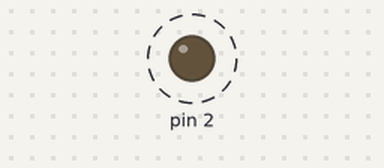
Simulated run of this sketch. Board: Arduino Uno, built with avr-gcc and run on an emulated ATmega328P. Parts: output pins drawn as LEDs (lit = HIGH). Dashed ring = blinking.

Above: at 0.6 s.
Timing chart, 0 to 3.0 s (numbered marks = the images above):
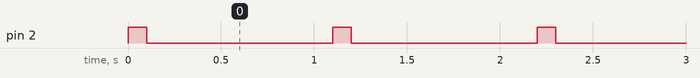

Measured:
- by itself, pin 2: alternates HIGH for 0.10 s and LOW for 1.0 s

The sketch:

LED_Blink.ino
```cpp
void setup() {
  pinMode(2,OUTPUT);
}

void loop() {
  digitalWrite(2,HIGH);
  delay(100);
  digitalWrite(2,LOW);
  delay(1000);
}
```
